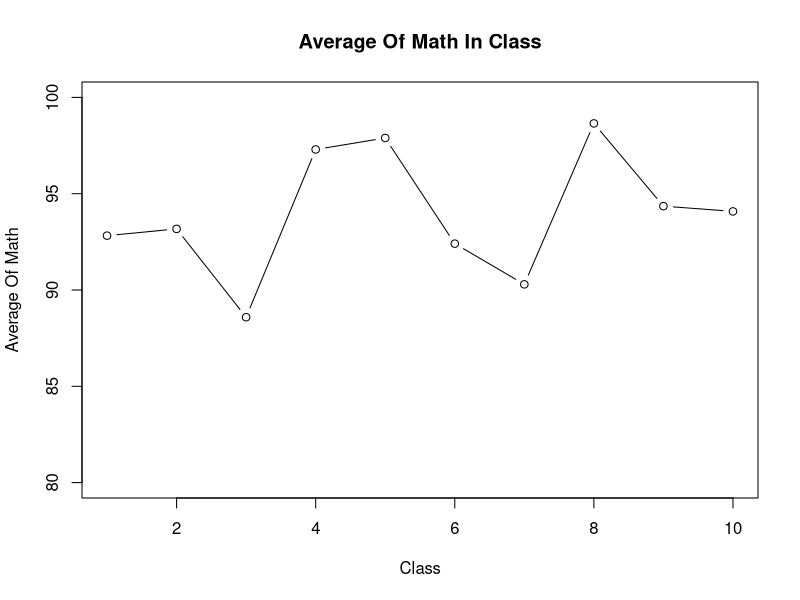
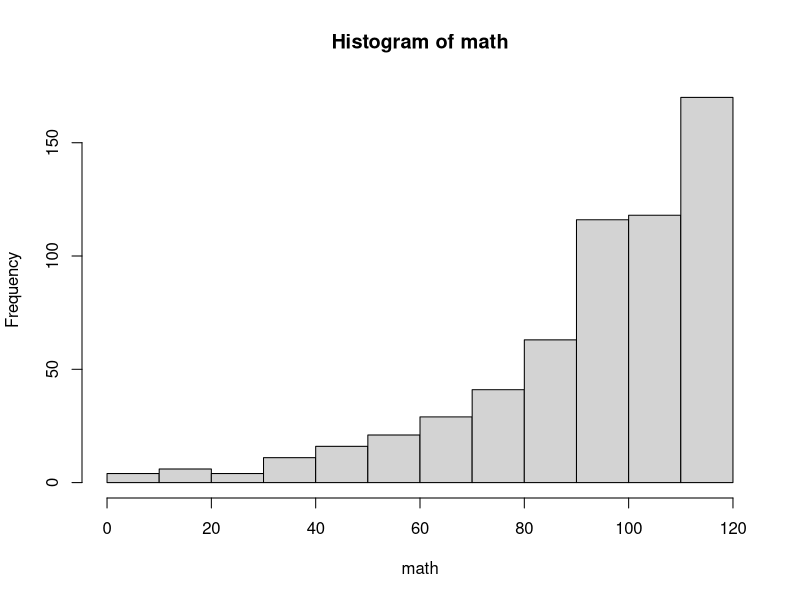
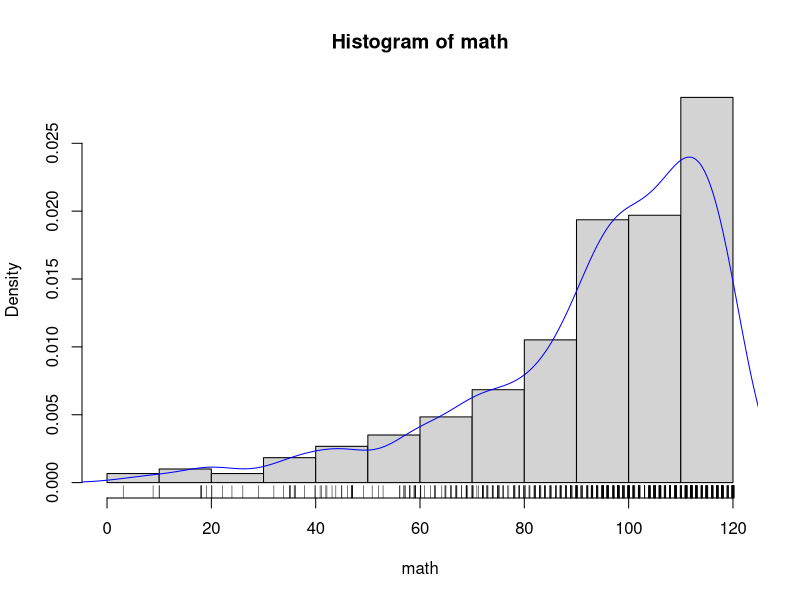
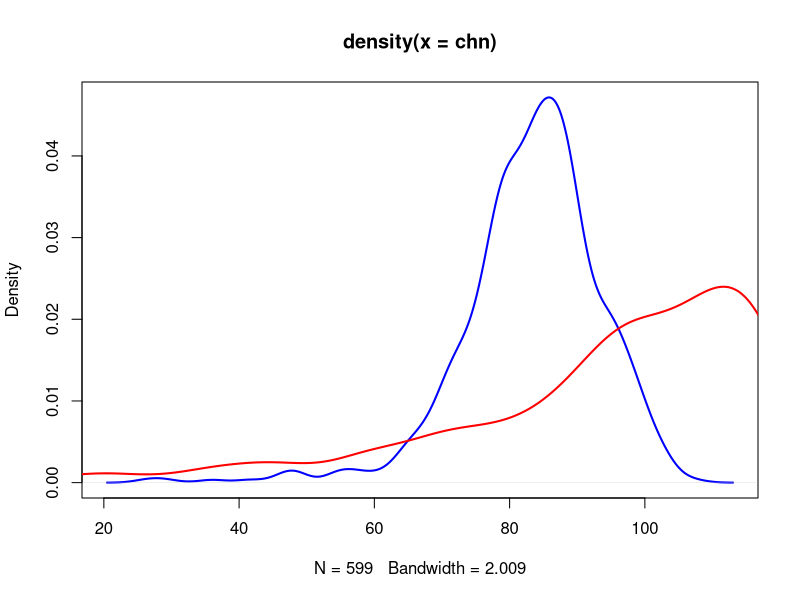
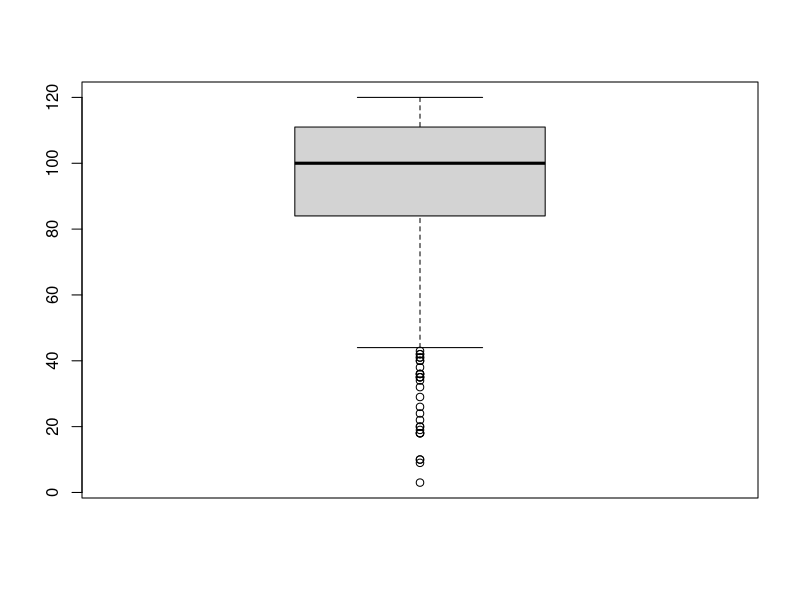
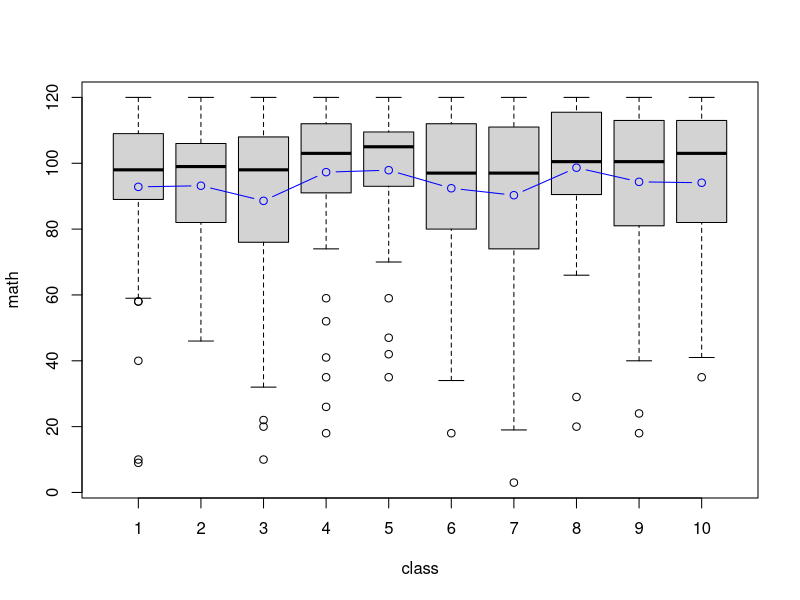
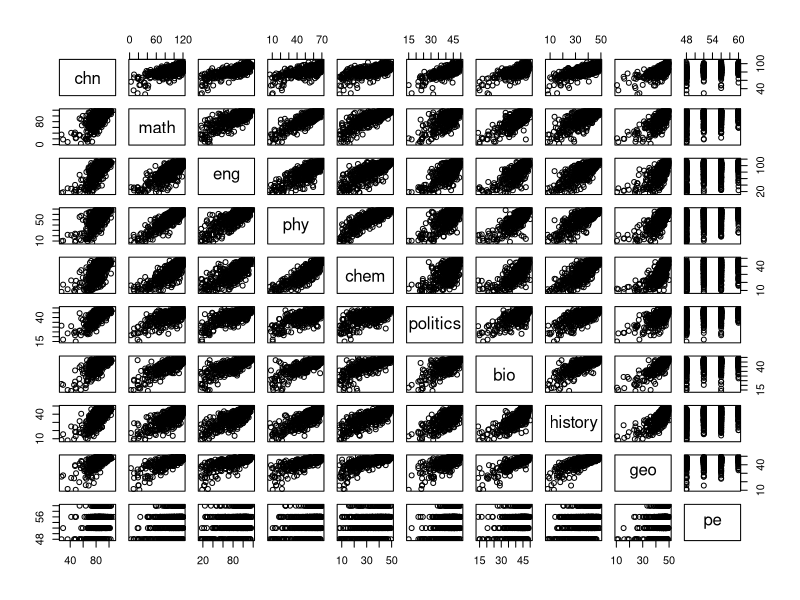
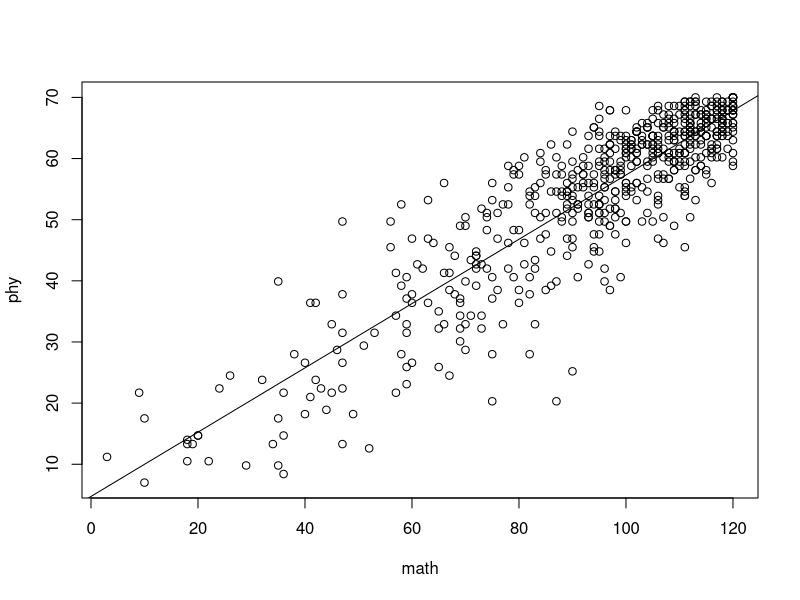

Write R code to recreate these figures, in order.
## ---- chunk 1
#setwd("E:\\DataAnalysis")
scores <- read.table("scores.txt", header=TRUE, row.names="num")
head(scores)
str(scores)    
names(scores)  
attach(scores)
## ---- chunk 2
summary(scores)
summary(scores$math)
## ---- chunk 3
child <- scores['239',]
sum(child) 
scores.class4 <- scores[class==4,]    # 挑出4班的
## ---- chunk 4
aver <- tapply(math, class, mean)
aver
## ---- chunk 5
plot(aver, type='b', ylim=c(80,100), main="Average Of Math In Class", xlab="Class", ylab="Average Of Math")

## ---- chunk 6
table(math,class)

## ---- chunk 7
subjects <- c('chn','math','eng','phy','chem','politics','bio','history','geo','pe')
sapply(scores[class==4, subjects], mean)

## ---- chunk 8
aggregate(scores[subjects], by=list(class), mean)
## aggregate
## ---- chunk 9
hist(math)
## ---- chunk 10
hist(math, freq=FALSE)
lines(density(math), col='blue')
rug(jitter(math))
#轴须图，在轴旁边出现一些小线段，jitter是加噪函数
## ---- chunk 11
plot(density(chn), col='blue', lwd=2)
lines(density(math), col='red', lwd=2)

## ---- chunk 12
boxplot(math)
boxplot.stats(math)
#这个函数可以看到画出箱线图的具体的数据值
## ---- chunk 13
boxplot(math ~ class, data=scores)
#Add Average
lines(tapply(math,class,mean), col='blue', type='b')
## ---- chunk 14
cor(scores[,subjects])
## ---- chunk 15
pairs(scores[,subjects])

## ---- chunk 16
cor_phy_math <- lm(phy ~ math, scores)
plot(math, phy)
abline(cor_phy_math)
cor_phy_math

